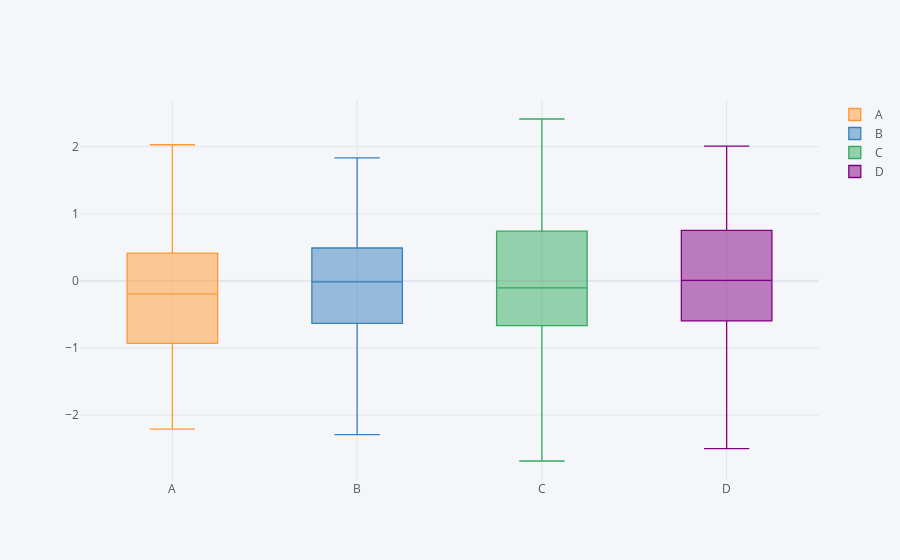

Here is the notebook cell this chart was saved with:
### Markdown cell above
## Boxplots

### Code cell
# via boxplot we can find out various important terms
df1.iplot(kind = 'box')
